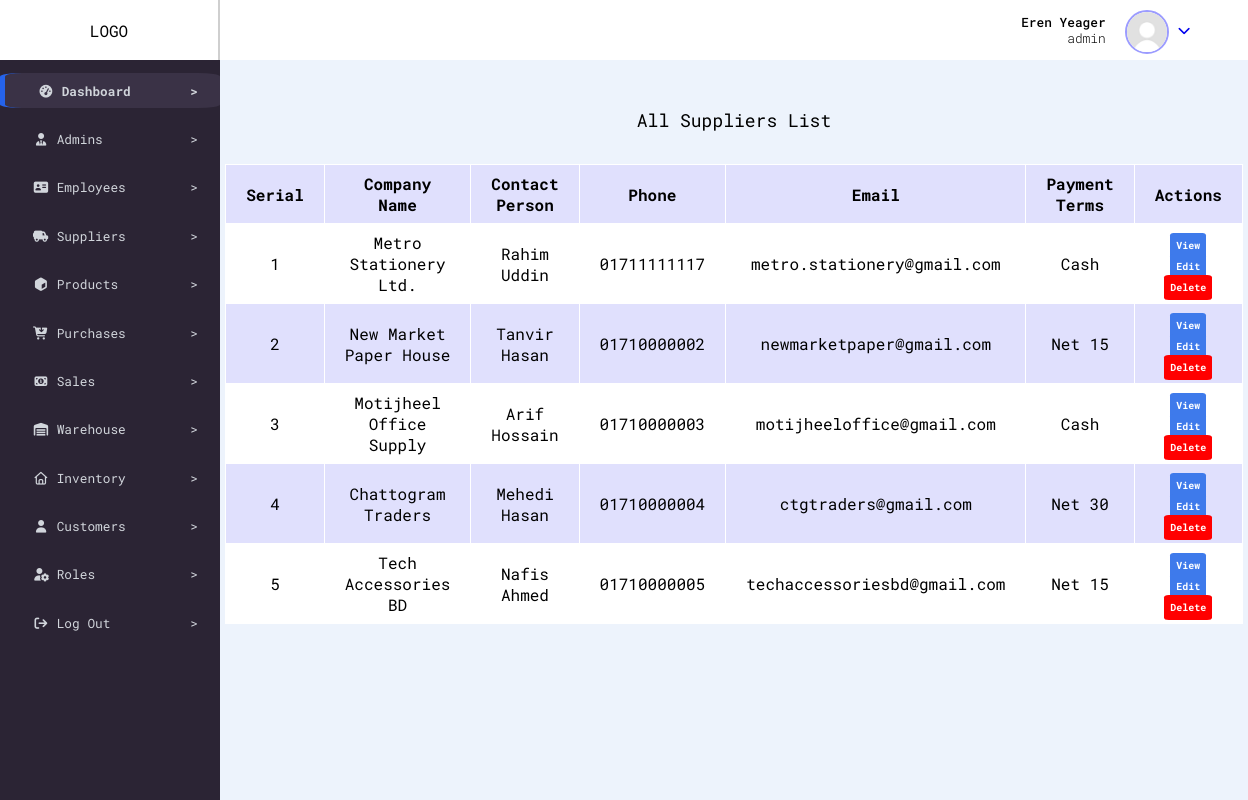
/dashboard.php?view=all_suppliers (signed in), run on the app's committed database.
### tables this page shows
CREATE TABLE `suppliers` (
  `supplier_id` int(11) NOT NULL,
  `company_name` varchar(65) DEFAULT NULL,
  `contact_person` varchar(35) NOT NULL,
  `phone` varchar(12) NOT NULL,
  `email` varchar(100) NOT NULL,
  `address` varchar(200) DEFAULT NULL,
  `payment_terms` varchar(25) DEFAULT NULL,
  `created_at` timestamp NOT NULL DEFAULT current_timestamp()
);

### config/db.config.php (called while the page is built)
<?php
function dbQuery(string $query){
  $host = 'localhost';
  $port = 3308;
  $dbname = 'sme_inventory';
  $username = 'root';
  $password = '';
  $pdo = new PDO("mysql:host={$host};port={$port};dbname={$dbname}",$username,$password,[
    PDO::ATTR_ERRMODE =>  PDO::ERRMODE_EXCEPTION
    ]);
    $stmt = $pdo->prepare($query);
    $stmt->execute();
    $result = $stmt->fetchAll(PDO::FETCH_ASSOC);
    return $result;
  }
  ?>

### views/all_suppliers.views.php (the view)
<div class="all_container">
  <div class="table_caption">
    All Suppliers List
  </div>
  <table>
    <tr>
      <th>Serial</th>
      <th>Company Name</th>
      <th>Contact Person</th>
      <th>Phone</th>
      <th>Email</th>
      <th>Payment Terms</th>
      <th>Actions</th>
    </tr>
    <?php
    $results = dbQuery("SELECT * FROM suppliers");
    for ($i = 1; $i <= count($results); $i++) :
    ?>
      <tr>
        <td><?= $i ?></td>
        <td>
          <?= $results[$i - 1]['company_name'] ?>
        </td>
        <td>
          <?= $results[$i - 1]['contact_person'] ?>
        </td>
        <td>
          <?= $results[$i - 1]['phone'] ?>
        </td>
        <td>
          <?= $results[$i - 1]['email'] ?>
        </td>
        <td>
          <?= $results[$i - 1]['payment_terms'] ?>
        </td>
        <td>
          <a href="supplier_profile.php?id=<?= $results[$i - 1]['supplier_id'] ?>">
            View
          </a>
          <a href="edit_supplier.php?id=<?= $results[$i - 1]['supplier_id'] ?>">
            Edit
          </a>
          <a class="delete_button" href="inc/delete_supplier.php?id=<?= $results[$i - 1]['supplier_id'] ?>">
            Delete
          </a>
        </td>
      </tr>
    <?php endfor; ?>
  </table>
</div>

### styles/style.css (style rules this page uses)
body { background-color: #685c79; font-family: "Roboto Mono", monospace; box-sizing: border-box; margin: 0; border: 0; }
.main .all_container .table_caption { width: 100%; font-size: large; padding-top: 3rem; padding-bottom: 2rem; display: flex; justify-content: center; }
.main .all_container table { width: 95%; border-spacing: 1px; background-color: white; margin-left: auto; margin-right: auto; }
.main .all_container td, .main .all_container th { text-align: center; padding: 8px 20px; }
tr:nth-child(odd) { background-color: rgb(224, 224, 253); }
.main .all_container td a { font-size: x-small; background-color: #3e7aeb; padding: 6px; margin-left: 6px; margin-right: 6px; color: white; font-weight: bold; cursor: pointer; border-radius: 10%; text-decoration: none; }
.main .all_container td .delete_button { background-color: red; }

### data on the page
suppliers: company_name "Metro Stationery Ltd.", contact_person "Rahim Uddin", phone "01711111117", email "metro.stationery@gmail.com", payment_terms "Cash"
suppliers: company_name "New Market Paper House", contact_person "Tanvir Hasan", phone "01710000002", email "newmarketpaper@gmail.com", payment_terms "Net 15"
suppliers: company_name "Motijheel Office Supply", contact_person "Arif Hossain", phone "01710000003", email "motijheeloffice@gmail.com", payment_terms "Cash"
suppliers: company_name "Chattogram Traders", contact_person "Mehedi Hasan", phone "01710000004", email "ctgtraders@gmail.com", payment_terms "Net 30"
suppliers: company_name "Tech Accessories BD", contact_person "Nafis Ahmed", phone "01710000005", email "techaccessoriesbd@gmail.com", payment_terms "Net 15"

### other printed values
$_SESSION['full_name'] "Eren Yeager"
$_SESSION['role_name'] "admin"
$key "Dashboard"
$key "Admins"
$key "Employees"
$key "Suppliers"
$key "Products"
$key "Purchases"
$key "Sales"
$key "Warehouse"
$key "Inventory"
$key "Customers"
$key "Roles"
$key "Log Out"
